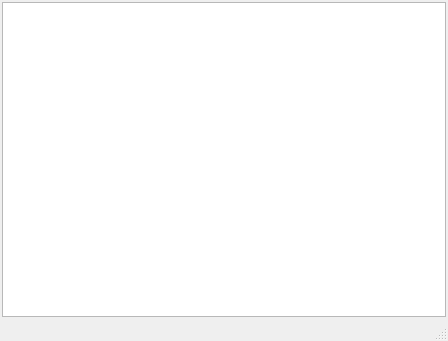
<?xml version="1.0" encoding="UTF-8"?>
<ui version="4.0">
 <class>MainWindow</class>
 <widget class="QMainWindow" name="MainWindow">
  <property name="geometry">
   <rect>
    <x>0</x>
    <y>0</y>
    <width>448</width>
    <height>341</height>
   </rect>
  </property>
  <property name="windowTitle">
   <string>MainWindow</string>
  </property>
  <widget class="QWidget" name="centralWidget">
   <layout class="QGridLayout" name="gridLayout">
    <property name="margin">
     <number>2</number>
    </property>
    <item row="0" column="0">
     <widget class="QTextEdit" name="textEdit">
      <property name="font">
       <font>
        <family>Monospace</family>
        <pointsize>8</pointsize>
       </font>
      </property>
      <property name="lineWrapMode">
       <enum>QTextEdit::NoWrap</enum>
      </property>
      <property name="readOnly">
       <bool>true</bool>
      </property>
     </widget>
    </item>
   </layout>
  </widget>
  <widget class="QMenuBar" name="menuBar">
   <property name="geometry">
    <rect>
     <x>0</x>
     <y>0</y>
     <width>448</width>
     <height>25</height>
    </rect>
   </property>
  </widget>
  <widget class="QStatusBar" name="statusBar"/>
 </widget>
 <layoutdefault spacing="6" margin="11"/>
 <resources/>
 <connections/>
</ui>
